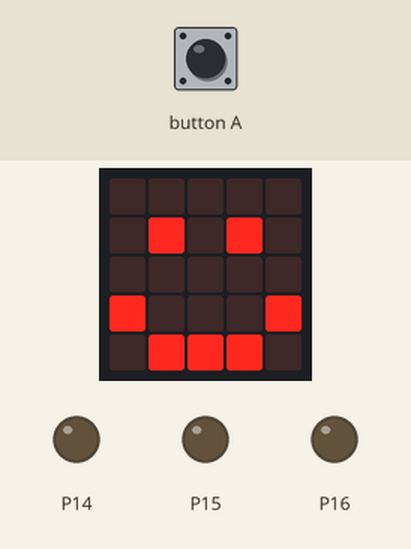
Bench run of a program on a simulated BBC micro:bit (MakeCode). Parts: the board's 5×5 LED display, output pins drawn as LEDs (lit = HIGH). The inputs (shaded band) are chosen by the test bench.

Above: at 1.8 s.
1.9 s: button A pressed for 0.15 s
At 2.8 s:
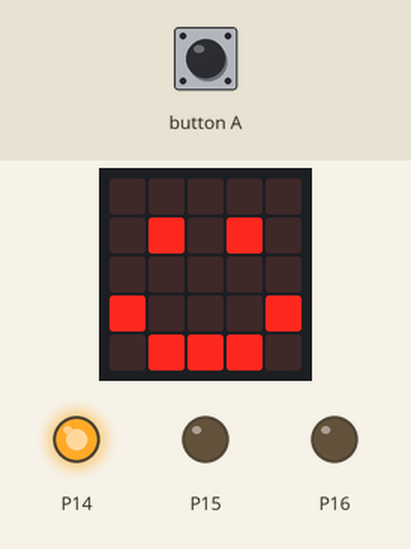
At 3.8 s:
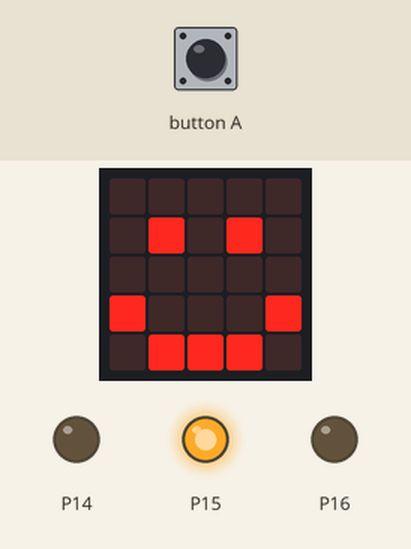
5.0 s: button A pressed for 0.15 s
At 19.0 s:
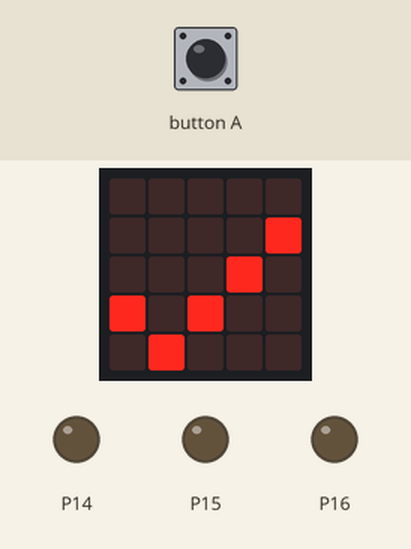
Timing chart, 0 to 20.5 s (numbered marks = the images above; inputs shaded):
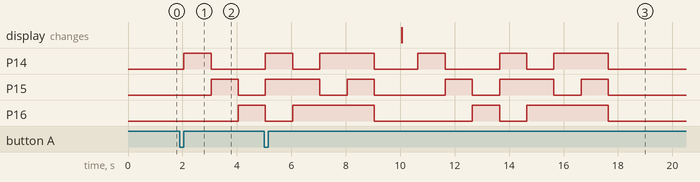

The program:

main.ts
```typescript
// (licence header left out)
basic.clearScreen()
basic.showIcon(IconNames.Happy)

input.onButtonPressed(Button.A, function () {
    // turns on a red
    pins.digitalWritePin(DigitalPin.P14, 1)
    basic.pause(1000)

    // turn on blue
    pins.digitalWritePin(DigitalPin.P14, 0)
    pins.digitalWritePin(DigitalPin.P15, 1)
    basic.pause(1000)

    // turn on green
    pins.digitalWritePin(DigitalPin.P15, 0)
    pins.digitalWritePin(DigitalPin.P16, 1)
    basic.pause(1000)

    // turn on red and blue
    pins.digitalWritePin(DigitalPin.P16, 0)
    pins.digitalWritePin(DigitalPin.P14, 1)
    pins.digitalWritePin(DigitalPin.P15, 1)
    basic.pause(1000)

    // turn on green and blue
    pins.digitalWritePin(DigitalPin.P16, 1)
    pins.digitalWritePin(DigitalPin.P14, 0)
    pins.digitalWritePin(DigitalPin.P15, 1)
    basic.pause(1000)

    // turn on red and green
    pins.digitalWritePin(DigitalPin.P16, 1)
    pins.digitalWritePin(DigitalPin.P14, 1)
    pins.digitalWritePin(DigitalPin.P15, 0)
    basic.pause(1000)
    // turn on red, blue and green
    pins.digitalWritePin(DigitalPin.P16, 1)
    pins.digitalWritePin(DigitalPin.P14, 1)
    pins.digitalWritePin(DigitalPin.P15, 1)
    basic.pause(1000)

    // turn off red, blue and green
    pins.digitalWritePin(DigitalPin.P16, 0)
    pins.digitalWritePin(DigitalPin.P14, 0)
    pins.digitalWritePin(DigitalPin.P15, 0)
    basic.pause(1000)

    basic.showIcon(IconNames.Yes)
})
```

Measured:
- after the input at 1.9 s, P14: LOW → HIGH after 0.15 s, → LOW 1.0 s later; P15: LOW → HIGH after 1.2 s, → LOW 1.0 s later; P16: LOW → HIGH after 2.2 s
